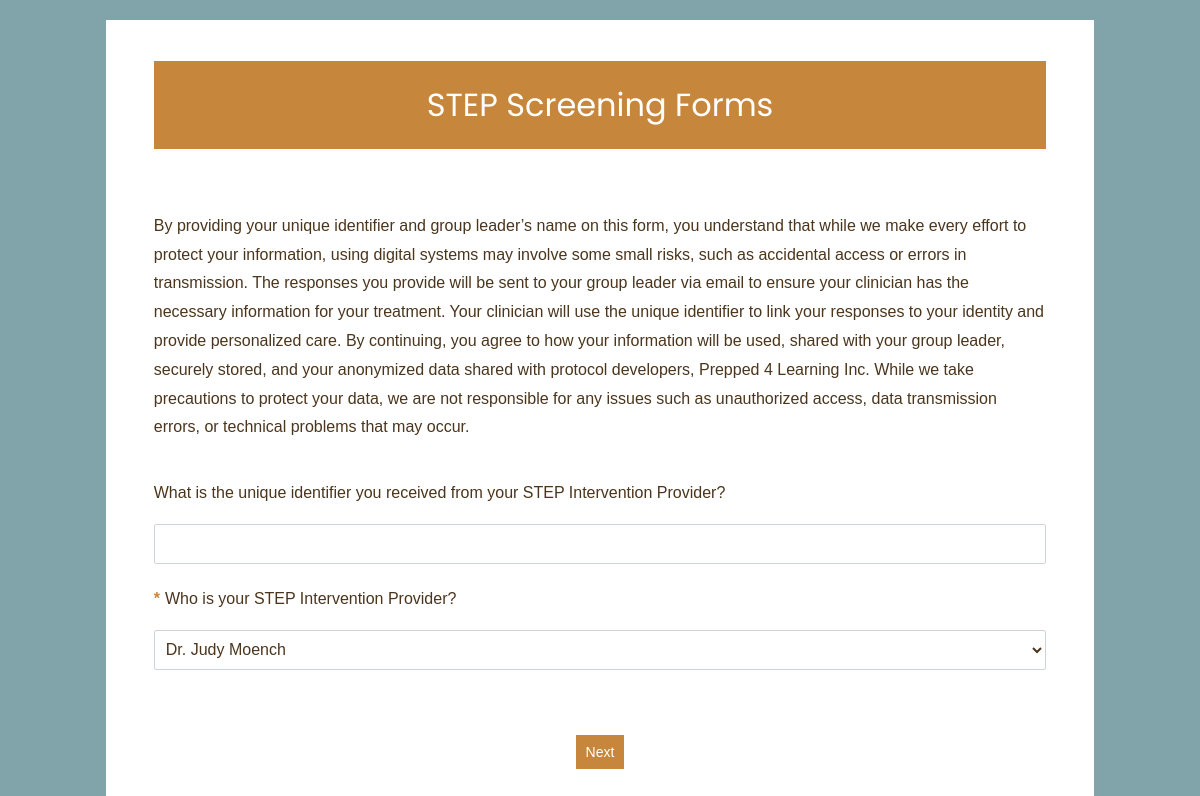
/questionnaire/3 (signed in), run on the app's committed database.
### initial_screening/models.py (models this page shows, shortened)
class Questionnaire(models.Model):
    name = models.CharField(max_length=300, unique=True)
    citation = models.TextField(blank=True)
    description = models.TextField(blank=True)
    order = models.PositiveBigIntegerField(default=0,unique=True)
    class Meta:
        ordering = ['order']

class Question(models.Model):
    QUESTION_TYPES = [
        ('info', "Informational Block"),
        ('text', "Single Line Text"),
        ("textarea", "Long Text"),
        ('radio', "Multiple Choice (Single-select)"),
        ('checkbox', "Multiple Choice (Multi-select)"),
        ('dropdown', "Dropdown"),
        ('date', "Date")
    ]
    question_block = models.ForeignKey(
        QuestionBlock,
        related_name='questions',
        on_delete=models.CASCADE
    )
    text = models.TextField(max_length=1000)
    question_type = models.CharField(
        max_length=30,
        choices=QUESTION_TYPES,
        default='text'
    )
    order = models.PositiveBigIntegerField(default=0)
    is_required = models.BooleanField(default=False)
    class Meta:
        ordering = ['order']

### initial_screening/views.py (the view, shortened to what this page needs)
# urls.py: path('questionnaire/<int:questionnaire_id>', views.questionnaire_view, name='questionnaire_view'),
@login_required
def questionnaire_view(request, questionnaire_id):
    progress, created = UserProgress.objects.get_or_create(user=request.user)
    questionnaire = get_object_or_404(
        Questionnaire.objects.prefetch_related('question_blocks__questions__options'),
        id=questionnaire_id
    )
    questionnaire_count = Questionnaire.objects.count()
    form = QuestionnaireForm(questionnaire, request.POST or None)
    return render(request, 'initial_screening/questionnaire.html', {'form': form, 'questionnaire': questionnaire, 'questionnaire_count': questionnaire_count})

### initial_screening/intake_forms.py (called while the page is built)
    def render(self, name, value, attrs=None, renderer=None):
        html = f'<div class="form-info">{self.attrs.get("text", "")}</div>'
        return mark_safe(html)

### initial_screening/templates/initial_screening/questionnaire.html (shortened to what this page needs)
{% load static %}
<!DOCTYPE html>
<html lang="en">
    <head>
        <link rel="stylesheet" href="{% static 'initial_screening/styles.css' %}">
    </head>
    <body>
        <div id="questionnaire-container">
            <h1>{{ questionnaire.name }}</h1>
            <form method="POST">
                {% for block in questionnaire.question_blocks.all %}
                    <section>
                        {% for question in block.questions.all %}
                            <div class="question-container">
                                <div class="question-text-container">
                                    {% if question.is_required %}
                                        <p class="required-arrow">*</p>
                                    {% endif %}
                                    <p class="question-text">{{ question.text }}</p>
                                </div>
                                {% if question.question_type == 'text' %}
                                    <input class="input-field" type="text" name="question_{{ question.id }}">
                                {% elif question.question_type == 'dropdown' %}
                                    <select class="input-field" name="question_{{question.id}}" id="question_{{question.id}}">
                                        {% for option in question.options.all %}
                                            <option value="{{ option.id }}">{{ option.text }}</option>
                                        {% endfor %}
                                    </select>
                                {% elif question.question_type == 'textarea' %}
                                    <textarea class="input-field textarea-input" name="question_{{ question.id }}" rows="4" cols="50"></textarea>
                                {% endif %}
                            </div>
                        {% endfor %}
                    </section>
                {% endfor %}
                <button type="submit">
                    {% if questionnaire.order == questionnaire_count %}
                        Submit
                    {% else %}
                        Next
                    {% endif %}
                </button>
            </form>
        </div>
    </body>
</html>

### initial_screening/static/initial_screening/styles.css (style rules this page uses)
body { background-color: rgb(128, 164, 169); font-family: "Arial", "Helvetica Neue", Arial, "Lucida Grande", Tahoma, Verdana, sans-serif; color: rgb(75, 53, 28); font-style: normal; font-weight: 400; }
#questionnaire-container { display: flex; flex-direction: column; align-items: center; background-color: white; width: 80%; margin: 20px auto; padding: 20px; }
#questionnaire-container > h1 { background-color: rgb(198, 135, 60); text-align: center; color: white; font-family: "Poppins"; font-weight: 400; width: 90%; padding: 20px; }
#questionnaire-container form { width: calc(90% + 40px) }
.question-text-container { display: flex; flex-direction: row; }
.question-text, .required-arrow { line-height: 1.8em; }
.question-container { padding-bottom: 5px; }
.required-arrow { color: rgb(198, 135, 60); display: inline; font-weight: bold; padding-right: 5px; display: inline; }
.input-field { padding: 7px; width: 100%; background-color: white; border: 1px solid rgb(207, 212, 216); border-radius: 2px; box-sizing: border-box; height: 40px; color: rgb(75, 53, 28); line-height: 1.4em; font-size: 1em; }
button { margin: 10px auto; margin-top: 40px; border-radius: 0px; border: 0px; background-color: rgb(198, 135, 60); color: white; line-height: 14px; padding: 10px; font-size: 14px; cursor: pointer; display: block; }
section { padding: 20px 0; }

### data on the page
Questionnaire: name "STEP Screening Forms"
Question: text "By providing your unique identifier and group leader’s name on this form, you understand that while we make every effort to protect your information, using digital systems may involve some small risks, such as accidental access or errors in transmission. The responses you provide will be sent to your group leader via email to ensure your clinician has the necessary information for your treatment. Your clinician will use the unique identifier to link your responses to your identity and provide personalized care. By continuing, you agree to how your information will be used, shared with your group leader, securely stored, and your anonymized data shared with protocol developers, Prepped 4…"
Question: text "What is the unique identifier you received from your STEP Intervention Provider?"
Question: text "Who is your STEP Intervention Provider?"

### other printed values
form field value "Dr. Judy Moench"
